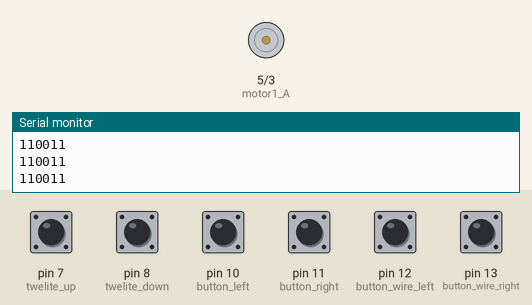
Simulated run of this sketch. Board: Arduino Uno, built with avr-gcc and run on an emulated ATmega328P. Shown: motor-driver pin pairs drawn as motors (green arrow = first pin HIGH = forward, orange = second pin HIGH = backward, longer = more drive), the last lines printed to the serial monitor. The inputs (shaded band) are chosen by the test bench; at power-on: pin 7 (twelite_up), pin 8 (twelite_down), pin 10 (button_left), pin 11 (button_right) HIGH, pin 12 (button_wire_left), pin 13 (button_wire_right) LOW.

Above: at 1.2 s.
1.3 s: pin 7 (twelite_up) pulled LOW for 0.15 s
At 1.4 s:
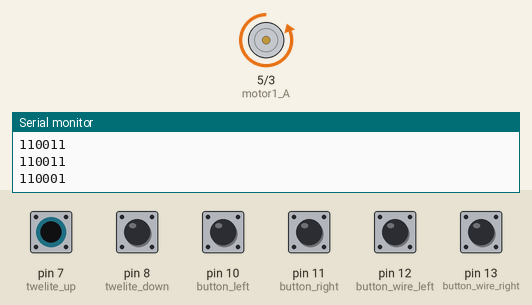
3.0 s: pin 8 (twelite_down) pulled LOW for 0.15 s
At 3.9 s:
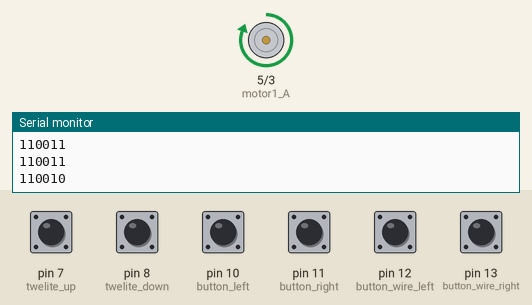
4.6 s: pin 13 (button_wire_right) pulled HIGH for 0.15 s
At 5.5 s:
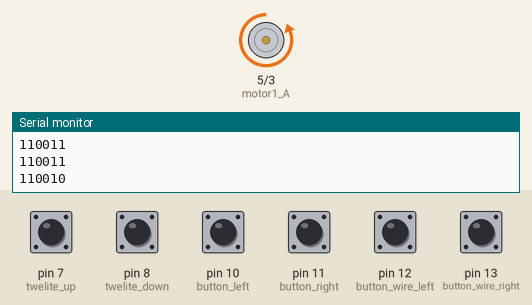
7.7 s: pin 8 (twelite_down) pulled LOW for 1 s
At 8.3 s:
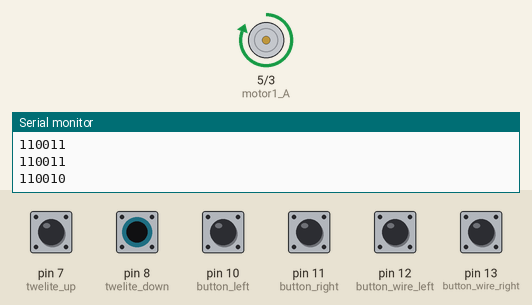
Timing chart, 0 to 10.7 s (numbered marks = the images above; inputs shaded):
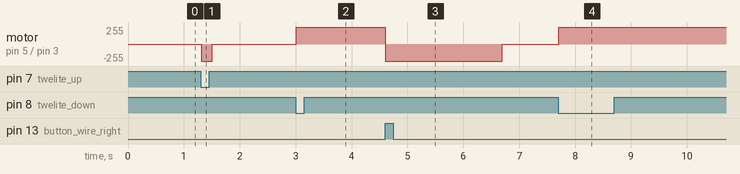

Measured:
- after the input at 1.3 s, motor on pin 5 (motor1_A) / pin 3 (motor1_B): stopped → backward 255/255 at once, → stopped 0.20 s later
- after the input at 3.0 s, motor on pin 5 (motor1_A) / pin 3 (motor1_B): stopped → forward 255/255 at once
- after the input at 4.6 s, motor on pin 5 (motor1_A) / pin 3 (motor1_B): forward 255/255 → backward 255/255 at once, → stopped 2.1 s later
- after the input at 7.7 s, motor on pin 5 (motor1_A) / pin 3 (motor1_B): stopped → forward 255/255 at once

The sketch:

auto_closer.ino
```cpp
//基板上のボタンのpin設定
int button_left = 10;
int button_right = 11;

//リミットスイッチのpin設定
int button_wire_left = 12;
int button_wire_right = 13;

//tweliteのpin設定
int twelite_up = 7;
int twelite_down = 8;

//基板上のボタンの状態を格納する変数
int button_left_state = 0;
int button_right_state = 0;

//リミットスイッチの状態を格納する変数
int button_wire_left_state = 0;
int button_wire_right_state = 0;

//tweliteの状態を格納する変数
int twelite_up_state = 0;
int twelite_down_state = 0;

//モータドライバのpin設定
int motor1_A = 5;
int motor1_B = 3;

//tweliteが反応したら1にするフラグ
int twe_flag = 0;

void setup() {
  pinMode(button_left,INPUT);
  pinMode(button_right,INPUT);

  pinMode(button_wire_left,INPUT);
  pinMode(button_wire_right,INPUT);

  pinMode(twelite_up,INPUT);
  pinMode(twelite_down,INPUT);

  pinMode(motor1_A,OUTPUT);
  pinMode(motor1_B,OUTPUT);
  Serial.begin(9600);
}

void loop() {
  // put your main code here, to run repeatedly:
  button_left_state = digitalRead(button_left);
  button_right_state = digitalRead(button_right);

  button_wire_left_state = digitalRead(button_wire_left);
  button_wire_right_state = digitalRead(button_wire_right);

  twelite_up_state = digitalRead(twelite_up);
  twelite_down_state = digitalRead(twelite_down);

  Serial.print(button_left_state);
  Serial.print(button_right_state);
  Serial.print(button_wire_left_state);
  Serial.print(button_wire_right_state);
  Serial.print(twelite_up_state);
  Serial.println(twelite_down_state);

  //基板上テスト用　押している間モータが回る
  if(button_left_state == 0)
  {
    digitalWrite(motor1_A,1);
    digitalWrite(motor1_B,0);
  }
  else if(button_right_state == 0)
  {
    digitalWrite(motor1_A,0);
    digitalWrite(motor1_B,1);
  }
  else
  {
    analogWrite(motor1_A,0);
    analogWrite(motor1_B,0);
  }


  //twelite用　downが押されたらリミットスイッチが反応するまでモータを回す
  if(twelite_up_state == 0)
  {
    digitalWrite(motor1_A,0);
    digitalWrite(motor1_B,1);
  }
  else if(twelite_down_state == 0)
  {
    twe_flag = 1;
    while(digitalRead(button_wire_right)==0)
    {
      digitalWrite(motor1_A,1);
      digitalWrite(motor1_B,0);
    }
  }
  else
  {
    analogWrite(motor1_A,0);
    analogWrite(motor1_B,0);
  }

  //リミットスイッチが反応してtwe_flagが1の時に実行
  //一定時間逆回転させて紐のテンションを開放する
  if(twe_flag == 1)
  {
      digitalWrite(motor1_A,0);
      digitalWrite(motor1_B,1);

      twe_flag = 0;
      delay(2000);
  }

  delay(100);
}
```
